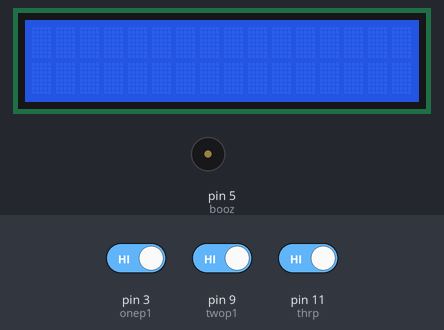
The sketch below on a simulated Arduino Uno, built with avr-gcc and run on an emulated ATmega328P. On the bench: 16×2 character LCD, buzzer (waves = sounding). Inputs (shaded band) come from the test bench; at power-on: pin 3 (onep1) HIGH, pin 9 (twop1) HIGH, pin 11 (thrp) HIGH.

Above: at 1.2 s.
1.3 s: pin 3 (onep1) driven LOW
At 2.3 s:
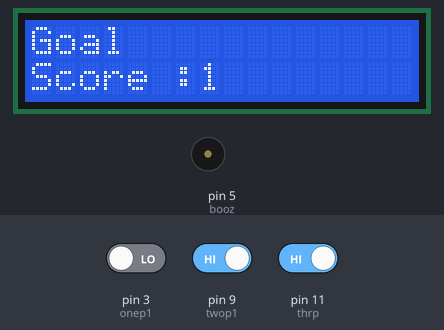
4.3 s: pin 9 (twop1) driven LOW
At 7.0 s:
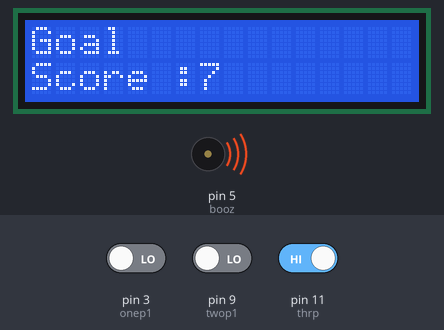
7.3 s: pin 3 (onep1) driven HIGH
At 9.5 s:
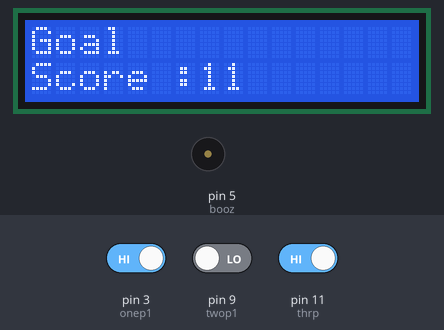
10.3 s: pin 11 (thrp) driven LOW
At 12.3 s:
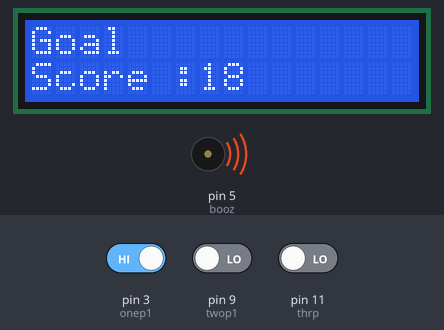
13.3 s: pin 9 (twop1) driven HIGH
At 16.0 s:
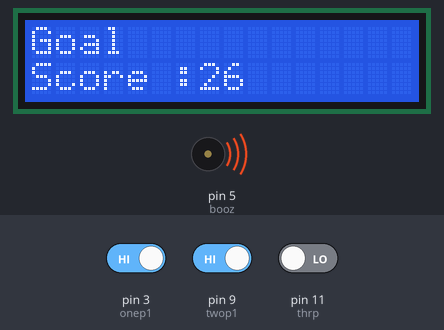
16.3 s: pin 11 (thrp) driven HIGH
At 16.3 s:
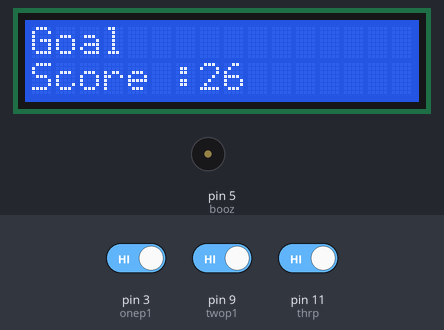
Timing chart, 0 to 18.8 s (numbered marks = the images above; inputs shaded):
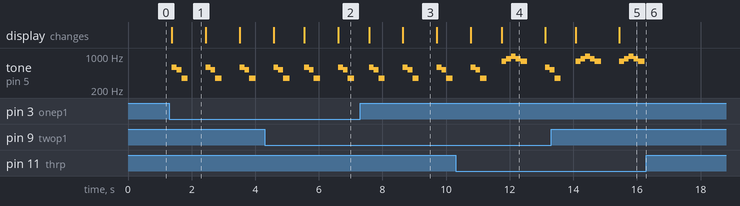

The sketch:

machine.ino
```cpp
#include <Wire.h>
#include <LiquidCrystal_I2C.h>

int gamesound[] = {523,784,698,659}; // 게임 리셋 사운드
int goalsound[] = {589,523,349}; // 1점 골 사운드
int goalsound3[] = {784,880,988,880,784}; // 3점 골 사운드

const int onep1 = 3; //왼쪽1점 골대
const int opep2;//오른쪽1점 골대
const int twop1 = 9;//왼쪽2점골대
const int twop2;//오른쪽2점골대
const int thrp = 11;//3점골대a
const int booz = 5;//부저

int score = 0;

LiquidCrystal_I2C lcd(0x27, 16, 2);

void setup() {
  Serial.begin(9600);
  pinMode(onep1,INPUT);
  pinMode(twop1,INPUT);
  pinMode(thrp,INPUT);
  pinMode(booz,OUTPUT);

  lcd.begin();
  lcd.clear();
}

void loop() {
  int oneg1 = digitalRead(onep1);
  //int oneg2 = digitalRead(onep2);
  int twog1 = digitalRead(twop1);
  //int twog2 = digitalRead(twop2);
  int thrg = digitalRead(thrp);

  if(oneg1!=1){
    score++;
    lcd.clear();
    lcd.setCursor(0,0);
    lcd.print("Goal");
    lcd.setCursor(0,1);
    lcd.print("Score :");
    lcd.print(score);

    for(int i=0;  i<3; i++) {
      tone(booz,goalsound[i],200);
      delay(150);
    }
    delay(500); //중복점수 방지
  }

  if(twog1!=1) {
    score+=2;
    lcd.clear();
    lcd.setCursor(0,0);
    lcd.print("Goal");
    lcd.setCursor(0,1);
    lcd.print("Score :");
    lcd.print(score);

    for(int i=0;  i<3; i++) {
      tone(booz,goalsound[i],200);
      delay(150);
    }
    delay(500); //중복점수 방지
  }

  if(thrg!=1) {
    score+=3;
    lcd.clear();
    lcd.setCursor(0,0);
    lcd.print("Goal");
    lcd.setCursor(0,1);
    lcd.print("Score :");
    lcd.print(score);

    for(int i=0;  i<5; i++) {
      tone(booz,goalsound3[i],200);
      delay(150);
    }
    delay(500); //중복점수 방지
  }
  delay(100); //0.1초마다 센서 확인
}
```

Measured:
- after the input at 1.3 s, tone on pin 5 (booz): silent → 589 Hz after 0.08 s, then repeats every 1.1 s: 523 Hz 0.15 s, 349 Hz 0.20 s, silent 0.57 s, 589 Hz 0.15 s; the display: changes after 0.08 s (image 1)
- after the input at 16.3 s, tone on pin 5 (booz): stops changing and stays silent
- what the display in image 1 shows lasts 1.0 s, from 1.4 s to 2.4 s
- what the display in image 4 shows lasts 1.4 s, from 11.7 s to 13.1 s
